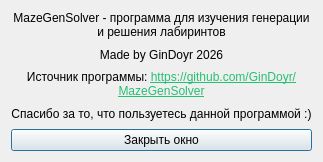
<?xml version="1.0" encoding="UTF-8"?>
<ui version="4.0">
 <class>RefWindow</class>
 <widget class="QDialog" name="RefWindow">
  <property name="geometry">
   <rect>
    <x>0</x>
    <y>0</y>
    <width>317</width>
    <height>162</height>
   </rect>
  </property>
  <property name="sizePolicy">
   <sizepolicy hsizetype="Fixed" vsizetype="Fixed">
    <horstretch>0</horstretch>
    <verstretch>0</verstretch>
   </sizepolicy>
  </property>
  <property name="windowTitle">
   <string>О приложении</string>
  </property>
  <layout class="QVBoxLayout" name="verticalLayout">
   <item>
    <widget class="QLabel" name="label">
     <property name="autoFillBackground">
      <bool>false</bool>
     </property>
     <property name="text">
      <string>MazeGenSolver - программа для изучения генерации и решения лабиринтов</string>
     </property>
     <property name="scaledContents">
      <bool>false</bool>
     </property>
     <property name="alignment">
      <set>Qt::AlignmentFlag::AlignCenter</set>
     </property>
     <property name="wordWrap">
      <bool>true</bool>
     </property>
     <property name="openExternalLinks">
      <bool>true</bool>
     </property>
    </widget>
   </item>
   <item>
    <widget class="QLabel" name="label_2">
     <property name="text">
      <string>Made by GinDoyr 2026</string>
     </property>
     <property name="alignment">
      <set>Qt::AlignmentFlag::AlignCenter</set>
     </property>
    </widget>
   </item>
   <item>
    <widget class="QLabel" name="label_4">
     <property name="text">
      <string>&lt;html&gt;&lt;head/&gt;&lt;body&gt;&lt;p&gt;Источник программы: &lt;a href=&quot;https://github.com/GinDoyr/MazeGenSolver&quot;&gt;&lt;span style=&quot; text-decoration: underline; color:#27bf73;&quot;&gt;https://github.com/GinDoyr/MazeGenSolver&lt;/span&gt;&lt;/a&gt;&lt;/p&gt;&lt;/body&gt;&lt;/html&gt;</string>
     </property>
     <property name="alignment">
      <set>Qt::AlignmentFlag::AlignCenter</set>
     </property>
     <property name="wordWrap">
      <bool>true</bool>
     </property>
     <property name="openExternalLinks">
      <bool>true</bool>
     </property>
    </widget>
   </item>
   <item>
    <widget class="QLabel" name="label_3">
     <property name="text">
      <string>Спасибо за то, что пользуетесь данной программой :)</string>
     </property>
     <property name="alignment">
      <set>Qt::AlignmentFlag::AlignCenter</set>
     </property>
    </widget>
   </item>
   <item>
    <widget class="QPushButton" name="pushButton">
     <property name="text">
      <string>Закрыть окно</string>
     </property>
    </widget>
   </item>
  </layout>
 </widget>
 <resources/>
 <connections>
  <connection>
   <sender>pushButton</sender>
   <signal>clicked()</signal>
   <receiver>RefWindow</receiver>
   <slot>close()</slot>
   <hints>
    <hint type="sourcelabel">
     <x>120</x>
     <y>138</y>
    </hint>
    <hint type="destinationlabel">
     <x>5</x>
     <y>118</y>
    </hint>
   </hints>
  </connection>
 </connections>
</ui>
